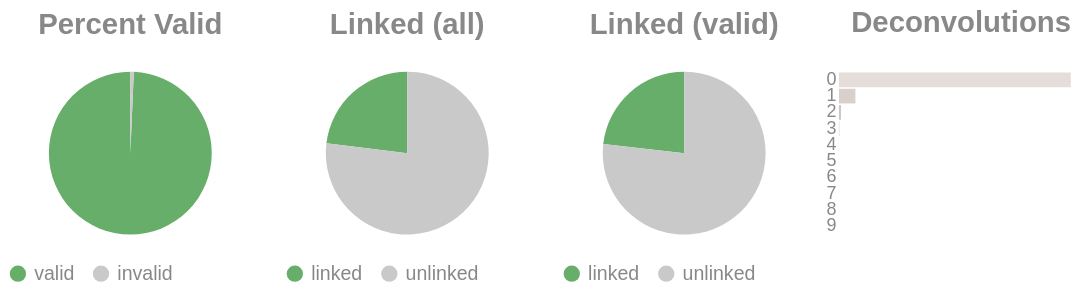

Notebook code for this chart:
### Code cell
if SKIPLR:
    pass
else:
    clash = Counter()
    for i in valids['molecule'].to_list():
        _mol = i.split("-")
        if len(_mol) == 1:
            clash.update('0')
        else:
            clash.update(_mol[-1])

    _d = {"deconvolutions": [], 'count': []}
    for k,v in clash.items():
        _d['deconvolutions'].append(k)
        _d['count'].append(v)

    tot_valid = valids['reads'].sum()
    mask = valids['reads'] >= 2
    n_linked_reads = valids.filter(mask)['reads'].sum()
    if n_linked_reads == 0:
        print_html("No linked molecules (>=2 reads) were detected; skipping linked-only distributions.")
        SKIPLR = True
    else:
        perc_valid = round(tot_valid / n_reads, 4)
        linked_perc_abs = round(n_linked_reads / n_reads, 4)
        linked_perc = round(n_linked_reads / tot_valid, 4)

    _valid = pl.DataFrame({"valids": ['valid', 'invalid'], "count": [tot_valid, n_reads - tot_valid]})
    _linked_abs = pl.DataFrame({"linked (absolute)": ['linked', 'unlinked'], "count": [n_linked_reads, n_reads - n_linked_reads]})
    _linked_rel = pl.DataFrame({"linked (valids)": ['linked', 'unlinked'], "count": [n_linked_reads, tot_valid - n_linked_reads]})

    (
        alt.hconcat(
            piechart(_valid, goodval = 'valid', title = "Percent Valid"),
            piechart(_linked_abs, goodval = "linked", title =  "Linked (all)"),
            piechart(_linked_rel, goodval = "linked", title =  "Linked (valid)"),
            convolutionbar(pl.DataFrame(_d), title = "Deconvolutions"),
            center = True,
            bounds = 'flush'
        )
        .resolve_scale(color='independent')
        .resolve_legend('independent')
        .properties(usermeta={'embedOptions': {"actions": False}})
    ).display()

### Figure 1 — Vega-Lite specification as saved in the notebook (floating-point values rounded to 4 significant figures)
{"width": "container", "height": 400, "config": {"title": {"anchor": "start", "dy": -15, "fontSize": 18, "color": "#888888", "subtitleColor": "#888888", "subtitleFontSize": 14}, "arc": {"fill": "#0072B2"}, "axis": {"domainColor": "#888888", "domainWidth": 0.5, "gridWidth": 0.2, "grid": false, "titleFontWeight": 400, "titleFontSize": 15, "labelFontSize": 11, "labelColor": "#888888", "tickColor": "#888888", "tickWidth": 0.2, "titleColor": "#888888"}, "axisBand": {"grid": false}, "axisX": {"grid": true, "tickSize": 10, "domainCap": "round"}, "axisY": {"domain": false, "grid": true, "tickSize": 0, "domainCap": "round"}, "background": "transparent", "header": {"labelFontSize": 15, "labelColor": "#888888", "titleFontSize": 15, "titleFontWeight": 600, "titleColor": "#888888"}, "legend": {"labelFont": "sans-serif", "labelFontSize": 12, "labelColor": "#888888", "symbolSize": 100, "symbolType": "circle", "titleFontSize": 12, "titlePadding": 10, "titleColor": "#888888", "title": null}, "range": {"category": ["#E69F00", "#56B4E9", "#009E73", "#F0E442", "#0072B2", "#D55E00", "#CC79A7", "#000000"], "diverging": ["#cfe8f3", "#a2d4ec", "#73bfe2", "#46abdb", "#1696d2", "#12719e"]}, "area": {"fill": "#0072B2", "fillOpacity": 0.7, "line": true, "strokeOpacity": 0.7}, "line": {"color": "#0072B2", "stroke": "#0072B2", "strokeWidth": 2}, "trail": {"color": "#0072B2", "stroke": "#0072B2", "strokeWidth": 0, "size": 1}, "point": {"filled": true, "fillOpacity": 1.0, "size": 95}, "text": {"color": "#888888", "fontSize": 11, "align": "right", "fontWeight": 400, "size": 11}, "bar": {"fill": "#0072B2", "stroke": null}, "view": {"stroke": null, "continuousWidth": 660, "continuousHeight": 400}}, "hconcat": [{"data": {"name": "data-72e2f5dd87917cf4acc6e1717dac9f60"}, "mark": {"type": "arc"}, "encoding": {"color": {"field": "valids", "legend": {"orient": "bottom", "title": null}, "scale": {"domain": ["valid", "invalid"], "range": ["#68ae6b", "#C9C9C9"]}, "title": "Valids", "type": "nominal"}, "theta": {"field": "count", "type": "quantitative"}, "tooltip": [{"field": "valids", "title": "Valids", "type": "ordinal"}, {"field": "percent", "format": ".2%", "title": "Percent", "type": "quantitative"}, {"field": "count", "title": "Count", "type": "quantitative"}]}, "height": 100, "title": {"text": "Percent Valid", "align": "center", "anchor": "middle"}, "transform": [{"calculate": "datum.count / 11873608", "as": "percent"}], "width": 150}, {"data": {"name": "data-51ac93f2e2294fac507142c35036dd8d"}, "mark": {"type": "arc"}, "encoding": {"color": {"field": "linked (absolute)", "legend": {"orient": "bottom", "title": null}, "scale": {"domain": ["linked", "unlinked"], "range": ["#68ae6b", "#C9C9C9"]}, "title": "Linked (Absolute)", "type": "nominal"}, "theta": {"field": "count", "type": "quantitative"}, "tooltip": [{"field": "linked (absolute)", "title": "Linked (Absolute)", "type": "ordinal"}, {"field": "percent", "format": ".2%", "title": "Percent", "type": "quantitative"}, {"field": "count", "title": "Count", "type": "quantitative"}]}, "height": 100, "title": {"text": "Linked (all)", "align": "center", "anchor": "middle"}, "transform": [{"calculate": "datum.count / 11873608", "as": "percent"}], "width": 150}, {"data": {"name": "data-8815afeb54f9731011198ccb7234df38"}, "mark": {"type": "arc"}, "encoding": {"color": {"field": "linked (valids)", "legend": {"orient": "bottom", "title": null}, "scale": {"domain": ["linked", "unlinked"], "range": ["#68ae6b", "#C9C9C9"]}, "title": "Linked (Valids)", "type": "nominal"}, "theta": {"field": "count", "type": "quantitative"}, "tooltip": [{"field": "linked (valids)", "title": "Linked (Valids)", "type": "ordinal"}, {"field": "percent", "format": ".2%", "title": "Percent", "type": "quantitative"}, {"field": "count", "title": "Count", "type": "quantitative"}]}, "height": 100, "title": {"text": "Linked (valid)", "align": "center", "anchor": "middle"}, "transform": [{"calculate": "datum.count / 11792431", "as": "percent"}], "width": 150}, {"data": {"name": "data-559193d1a7d1b65b02a38b3ead4431e6"}, "mark": {"type": "bar"}, "encoding": {"color": {"field": "deconvolutions", "legend": null, "scale": {"scheme": "lightgreyred"}, "type": "nominal"}, "tooltip": [{"field": "deconvolutions", "title": "Deconvolutions", "type": "ordinal"}, {"field": "percent", "format": ".2%", "title": "Percent", "type": "quantitative"}, {"field": "count", "title": "Count", "type": "quantitative"}], "x": {"axis": null, "field": "count", "type": "quantitative"}, "y": {"field": "deconvolutions", "sort": "ascending", "title": null, "type": "nominal"}}, "height": 100, "title": {"text": "Deconvolutions", "align": "center", "anchor": "middle"}, "transform": [{"calculate": "datum.count / 10265484", "as": "percent"}], "width": 150}], "bounds": "flush", "center": true, "resolve": {"legend": {"angle": "independent"}, "scale": {"color": "independent"}}, "usermeta": {"embedOptions": {"actions": false}}, "$schema": "https://vega.github.io/schema/vega-lite/v6.1.0.json", "datasets": {"data-72e2f5dd87917cf4acc6e1717dac9f60": [{"valids": "valid", "count": 11792431}, {"valids": "invalid", "count": 81177}], "data-51ac93f2e2294fac507142c35036dd8d": [{"linked (absolute)": "linked", "count": 2736998}, {"linked (absolute)": "unlinked", "count": 9136610}], "data-8815afeb54f9731011198ccb7234df38": [{"linked (valids)": "linked", "count": 2736998}, {"linked (valids)": "unlinked", "count": 9055433}], "data-559193d1a7d1b65b02a38b3ead4431e6": [{"deconvolutions": "0", "count": 9488987}, {"deconvolutions": "1", "count": 674895}, {"deconvolutions": "2", "count": 84671}, {"deconvolutions": "3", "count": 13698}, {"deconvolutions": "4", "count": 2583}, {"deconvolutions": "5", "count": 509}, {"deconvolutions": "6", "count": 117}, {"deconvolutions": "7", "count": 19}, {"deconvolutions": "8", "count": 4}, {"deconvolutions": "9", "count": 1}]}}
